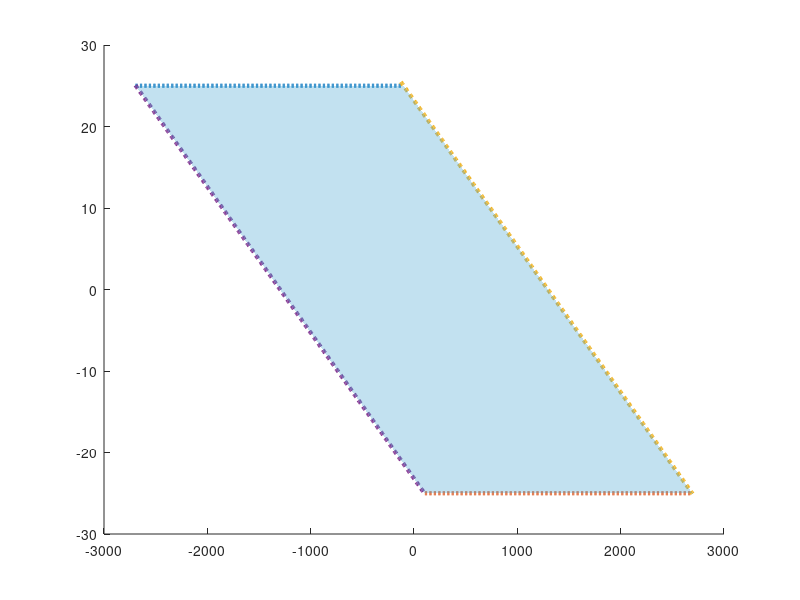

Write the MATLAB code that produced this figure. (Note: this script raises an error after producing the figure.)
clc
close all
%Actuators reflected inertia matrix
N_KB = 9;
N_KBMB = 20;         % KBMB

%Actuators reflected inertia matrix
N_KB = 9;
N_KBMB = 20;         % KBMB

% Motor Parameters - At Output
kt = 1.16; % N-m/A
kv = 9; % RPM/V
kv = kv * 6;
% kv = kv * ((2*pi)/60); % rad/s/V 
R_armature = 0.6; % ohm
% ke =

% Motor Specs
torque_limit = 25; % N-m
max_voltage = 24; % V
max_current = 20;
no_load_speed = kv*max_voltage; % deg/s
stall_torque = kt * max_current;

A_motor = [ 0 , 1 ;
            0 , -1;
            stall_torque/no_load_speed , 1 ;
            -stall_torque/no_load_speed , -1 ; ];
B_motor = [torque_limit ; torque_limit ; stall_torque ; stall_torque];

% Plotting Aided by ChatGPT then edited

% Generate torque-speed polygon using polytope
omega = linspace(-no_load_speed*2.08, no_load_speed*2.08, 1000); % rad/s
tau_bounds = zeros(2, length(omega)); % [lower; upper] torque bounds

for i = 1:length(omega)
    w = omega(i);

    % Solve A*v <= B for each omega slice (1D LP to find tau bounds)
    % A*v = A*[w; tau] = a1*w + a2*tau <= b  =>  linear constraints on tau
    % Extract all allowable tau at this omega
    a1 = A_motor(:,1);
    a2 = A_motor(:,2);
    b = B_motor - a1 * w;

    % Feasible tau region at this omega
    tau_upper = min(b(a2 > 0) ./ a2(a2 > 0));
    tau_lower = max(b(a2 < 0) ./ a2(a2 < 0));

    % Store
    tau_bounds(1,i) = tau_lower;
    tau_bounds(2,i) = tau_upper;
end

% Plot the filled polygon with transparency
figure;
hold on;



% Plot individual constraints (dotted, different colors)
colors = lines(4);  
legend_entries = {};


plot(omega(1:477), torque_limit * ones(size(omega(1:477))), ':', 'LineWidth', 3, 'Color', colors(1,:));
legend_entries{end+1} = '\tau \leq limit';


plot(omega(520:end), -torque_limit * ones(size(omega(520:end))), ':', 'LineWidth', 3, 'Color', colors(2,:));
legend_entries{end+1} = '\tau \geq -limit';

slope = stall_torque / no_load_speed;
plot(omega(477:end), -slope * omega(477:end) + stall_torque, ':', 'LineWidth', 3, 'Color', colors(3,:));
legend_entries{end+1} = 'Upper Torque-Speed Limit';

plot(omega(1:520), -slope * omega(1:520) - stall_torque, ':', 'LineWidth', 3, 'Color', colors(4,:));
legend_entries{end+1} = 'Lower Torque-Speed Limit';

fill([omega fliplr(omega)], ...
     [tau_bounds(1,:) fliplr(tau_bounds(2,:))], ...
     [0.2 0.6 0.8], ...
     'EdgeColor', 'none', ...
     'FaceAlpha', 0.3); 
xline(0,"--k",'LineWidth',2)
yline(0,"--k",'LineWidth',2)

% Labels and appearance
% xlim([-50,50])
xlabel('Speed \omega (deg/s)');
ylabel('Torque \tau (N·m)');
title('Motor Torque-Speed Limit Polygon');
legend(legend_entries, 'Location', 'best');
grid on;
hold off;
%%
[tau_min,tau_max] = torque_bounds(2000)
%%
function [tau_min, tau_max] = torque_bounds(omega)
    % Constants
    kv = 9 * 6;           % deg/s/V
    no_load_speed = kv * 24;    % max voltage = 24 V
    stall_torque = 1.16 * 20;   % kt = 1.16 Nm/A, max current = 20 A

    % Polygon constraints: A*[omega; tau] <= B
    A = [ 0 1; 0 -1;
          stall_torque/no_load_speed 1;
         -stall_torque/no_load_speed -1 ];
    B = [23.2; 23.2; stall_torque; stall_torque];

    b = B - A(:,1) * omega;

    % Compute torque bounds
    up = min(b(A(:,2)>0) ./ A(A(:,2)>0,2));
    lo = max(b(A(:,2)<0) ./ A(A(:,2)<0,2));

    if isempty(up) || isempty(lo) || lo > up
        [tau_min, tau_max] = deal(NaN);
    else
        tau_min = lo;
        tau_max = up;
    end
end
